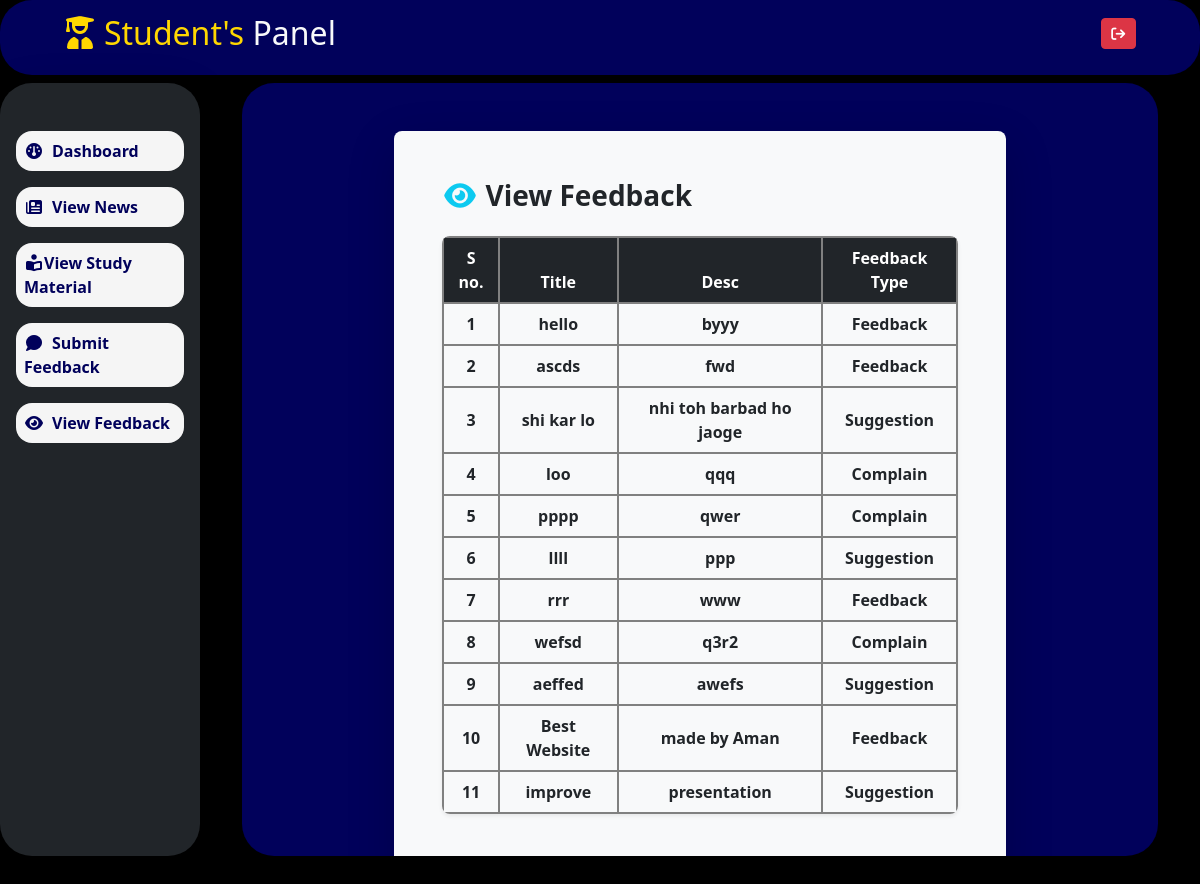
The app's page /stuparent/viewfeedback/ with its own data.
### studentapp/models.py (models this page shows)
class Feedback(models.Model):
    feedtype=models.CharField(max_length=30)
    title=models.CharField(max_length=30)
    desc=models.TextField(max_length=255)
    sid=models.CharField(max_length=30)

### studentapp/views.py (the view)
# urls.py: path('viewfeedback/',views.viewfeedback,name='viewfeedback'),
def viewfeedback(request):
    stu=Feedback.objects.all()
    return render(request,'viewfeedback.html',locals())

### studentapp/templates/viewfeedback.html
{%extends 'stuparent.html'%}
{%block body%}
<div class="row mt-5">
        <div class="col-md-8 p-5 mx-auto bg-light rounded-3 table-responsive shadow-lg">
            <h3 class="text-dark mb-4 fw-bold"><i class="fas fa-eye text-info me-2 fa-bounce"></i>View Feedback</h3>
            <table class="table table-hover align-middle text-center shadow-sm rounded-3 overflow-hidden">
                <thead class="table-dark">
                <tr>
                    <th scope="col">S no.</th>
                    <th scope="col">Title</th>
                    <th scope="col">Desc</th>
                    <th scope="col">Feedback Type</th>
                </tr>
                </thead>
                <tbody>
                {%for n in stu%}
                <tr class="align-middle">
                    <td class="fw-semibold">{{forloop.counter}}</td>
                    <td class="fw-bold">{{n.title}}</td>
                    <td class="fw-bold">{{n.desc}}</td>
                    <td class="fw-bold">{{n.feedtype}}</td>
                </tr>
                </tbody>
                {%endfor%}
            </table>
        </div>
    </div>
{%endblock%}

### myapp/static/css/style.css (style rules this page uses)
tr,th,td { border:2px solid grey; }

### records on screen
Feedback: title "hello", desc "byyy", feedtype "Feedback"
Feedback: title "ascds", desc "fwd", feedtype "Feedback"
Feedback: title "shi kar lo", desc "nhi toh barbad ho jaoge", feedtype "Suggestion"
Feedback: title "loo", desc "qqq", feedtype "Complain"
Feedback: title "pppp", desc "qwer", feedtype "Complain"
Feedback: title "llll", desc "ppp", feedtype "Suggestion"
Feedback: title "rrr", desc "www", feedtype "Feedback"
Feedback: title "wefsd", desc "q3r2", feedtype "Complain"
Feedback: title "aeffed", desc "awefs", feedtype "Suggestion"
Feedback: title "Best Website", desc "made by Aman", feedtype "Feedback"
Feedback: title "improve", desc "presentation", feedtype "Suggestion"
